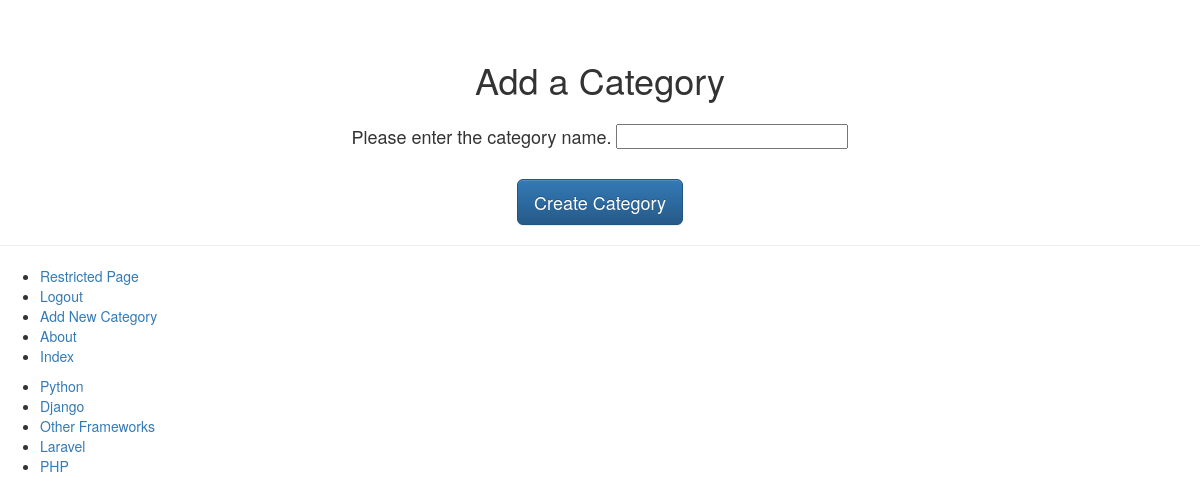
The app's page /rango/add_category/ (signed in) with its own data.
### rango/models.py (models this page shows, shortened)
class Category(models.Model):
	name = models.CharField(max_length=128,unique=True)
	views = models.IntegerField(default=0)
	likes = models.IntegerField(default=0)
	slug = models.SlugField(blank=True,unique=True)
	class Meta:
		verbose_name_plural = 'Categories'

### rango/views.py (the view, shortened to what this page needs)
@login_required
def add_category(request):
	form = CategoryForm()
	return render(request,'rango/add_category.html',{"form":form})

### rango/forms.py
class CategoryForm(forms.ModelForm):
    name = forms.CharField(max_length=128,help_text="Please enter the category name.")
    views = forms.IntegerField(widget=forms.HiddenInput(),initial=0)
    likes = forms.IntegerField(widget=forms.HiddenInput(),initial=0)
    slug = forms.CharField(widget=forms.HiddenInput(),required=False)
    class Meta:
        model = Category
        fields = ('name',)

### rango/templatetags/rango_template_tags.py (called while the page is built)
@register.inclusion_tag('rango/cats.html')
def get_category_list(cat=None):
    return {'cats':Category.objects.all,
            'act_cat':cat}

### templates/rango/add_category.html (shortened to what this page needs)
{% extends 'rango/base.html' %}
{% load staticfiles %}
{% block body_block %}
    <div style="text-align:center;margin-top:5%;"><h1>Add a Category</h1></div>
    <div style="text-align:center;margin-top:2%;">
        <form id="category_form" method="post" action="/rango/add_category/">
            {% for field in form.visible_fields %}
                <h4>{{field.help_text}}
                {{field}}</h4>
                <br>
            {% endfor %}
            <input type="submit" name="submit" value="Create Category" class="btn btn-primary btn-lg"  />
        </form>
    </div>
{% endblock %}

### templates/rango/cats.html
<ul>
{% if cats %}
    {% for c in cats %}
        {% if c == act_cat %}
            <li><strong><a href="{% url 'show_category' c.slug %}">{{c.name}}</a></strong></li>
        {% else %}
            <li><a href="{% url 'show_category' c.slug %}">{{c.name}}</a></li>
        {% endif %}
    {% endfor %}
{% else %}
    <li><strong>There are no categories present.</strong></li>
{% endif %}
</ul>

### records on screen
Category: name "Python"
Category: name "Django"
Category: name "Other Frameworks"
Category: name "Laravel"
Category: name "PHP"

### other values on screen
{{ field.help_text }} "Please enter the category name."
